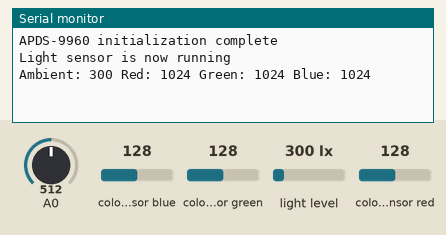
Bench run of a sketch on a simulated Arduino Uno, built with avr-gcc and run on an emulated ATmega328P. On the bench: the last lines printed to the serial monitor. The test bench sets the inputs (shaded band); at power-on: colour sensor blue 128, colour sensor green 128, light level 300 lx, colour sensor red 128, A0 = 512.

Above: at 1.7 s.
1.8 s: colour sensor blue set to 5
At 3.9 s:
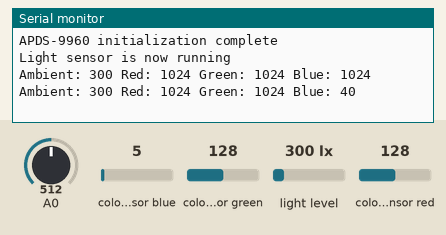
4.5 s: colour sensor green set to 5
At 5.9 s:
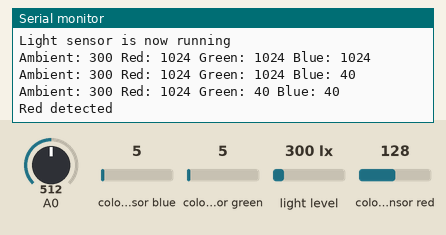
8.0 s: light level set to 40 lx
At 9.1 s:
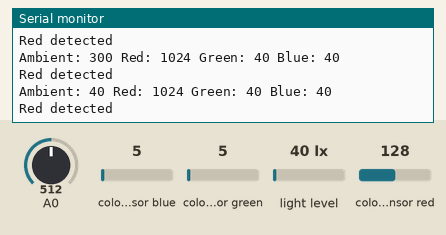
10.7 s: colour sensor red set to 5
At 13.0 s:
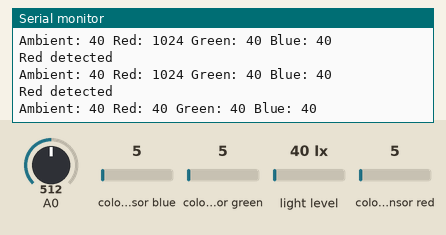
13.4 s: colour sensor green set to 64
At 14.9 s:
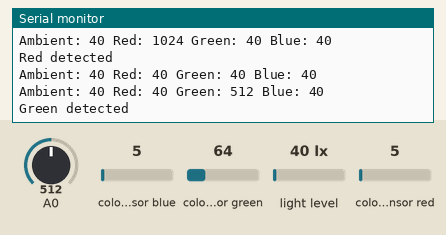
Timing chart, 0 to 16.4 s (numbered marks = the images above; inputs shaded):
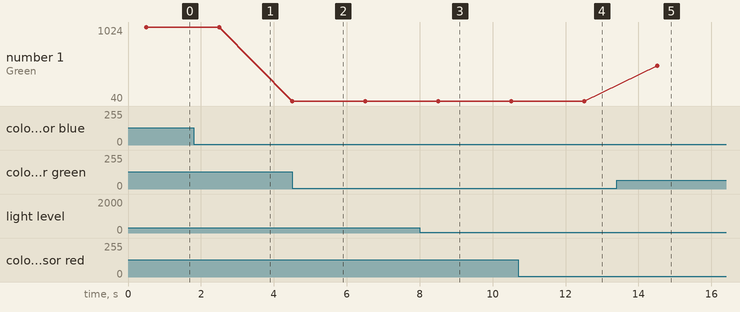

Measured:
- after the input at 1.8 s, the serial monitor: prints a new line after 0.70 s (image 1)
- after the input at 4.5 s, the serial monitor: prints a new line at once (image 2)
- after the input at 8.0 s, the serial monitor: prints a new line after 0.51 s (image 3)
- after the input at 10.7 s, the serial monitor: prints a new line after 1.8 s (image 4)
- after the input at 13.4 s, the serial monitor: prints a new line after 1.1 s (image 5)
- plotted number 1: 40 → 512 after the input at 13.4 s

The sketch:

APDS9960_Color.ino
```cpp
#include <Wire.h>
#include <SparkFun_APDS9960.h>

// Global Variables
SparkFun_APDS9960 apds = SparkFun_APDS9960();
uint16_t ambient_light = 0;
uint16_t red_light = 0;
uint16_t green_light = 0;
uint16_t blue_light = 0;

void setup() {

  // Initialize Serial port
  Serial.begin(9600);
  // Initialize APDS-9960 (configure I2C and initial values)
  if ( apds.init() ) {
    Serial.println(F("APDS-9960 initialization complete"));
  } else {
    Serial.println(F("Something went wrong during APDS-9960 init!"));
  }

  // Start running the APDS-9960 light sensor (no interrupts)
  if ( apds.enableLightSensor(false) ) {
    Serial.println(F("Light sensor is now running"));
  } else {
    Serial.println(F("Something went wrong during light sensor init!"));
  }

  // Wait for initialization and calibration to finish
  delay(500);
}

void loop() {
  int sensorValue = analogRead(A0);
  float voltage = sensorValue * (5.0 / 1023.0);

  // Read the light levels (ambient, red, green, blue)
  if (  !apds.readAmbientLight(ambient_light) ||
        !apds.readRedLight(red_light) ||
        !apds.readGreenLight(green_light) ||
        !apds.readBlueLight(blue_light) ) {
    Serial.println("Error reading light values");
  } else {
    Serial.print("Ambient: ");
    Serial.print(ambient_light);
    Serial.print(" Red: ");
    Serial.print(red_light);
    Serial.print(" Green: ");
    Serial.print(green_light);
    Serial.print(" Blue: ");
    Serial.println(blue_light);

    if(red_light > 230 && green_light < 70 && blue_light < 150) {
    Serial.println("Red detected");
    } else if (red_light < 320 && green_light > 250 && blue_light < 410) {
    Serial.println("Green detected");
    }


  }

  // Wait 1 second before next reading
  delay(2000);
}
```

SparkFunfunctions.ino
```cpp
// (licence header left out)
#ifndef SparkFun_APDS9960_H
#define SparkFun_APDS9960_H

#include <Arduino.h>

/* Debug */
#define DEBUG                   0

/* APDS-9960 I2C address */
#define APDS9960_I2C_ADDR       0x39

/* Gesture parameters */
#define GESTURE_THRESHOLD_OUT   10
#define GESTURE_SENSITIVITY_1   50
#define GESTURE_SENSITIVITY_2   20

/* Error code for returned values */
#define ERROR                   0xFF

/* Acceptable device IDs */
#define APDS9960_ID_1           0xAB
#define APDS9960_ID_2           0x9C

/* Misc parameters */
#define FIFO_PAUSE_TIME         30      // Wait period (ms) between FIFO reads

/* APDS-9960 register addresses */
#define APDS9960_ENABLE         0x80
#define APDS9960_ATIME          0x81
#define APDS9960_WTIME          0x83
#define APDS9960_AILTL          0x84
#define APDS9960_AILTH          0x85
#define APDS9960_AIHTL          0x86
#define APDS9960_AIHTH          0x87
#define APDS9960_PILT           0x89
#define APDS9960_PIHT           0x8B
#define APDS9960_PERS           0x8C
#define APDS9960_CONFIG1        0x8D
#define APDS9960_PPULSE         0x8E
#define APDS9960_CONTROL        0x8F
#define APDS9960_CONFIG2        0x90
#define APDS9960_ID             0x92
#define APDS9960_STATUS         0x93
#define APDS9960_CDATAL         0x94
#define APDS9960_CDATAH         0x95
#define APDS9960_RDATAL         0x96
#define APDS9960_RDATAH         0x97
#define APDS9960_GDATAL         0x98
#define APDS9960_GDATAH         0x99
#define APDS9960_BDATAL         0x9A
#define APDS9960_BDATAH         0x9B
#define APDS9960_PDATA          0x9C
#define APDS9960_POFFSET_UR     0x9D
#define APDS9960_POFFSET_DL     0x9E
#define APDS9960_CONFIG3        0x9F
#define APDS9960_GPENTH         0xA0
#define APDS9960_GEXTH          0xA1
#define APDS9960_GCONF1         0xA2
#define APDS9960_GCONF2         0xA3
#define APDS9960_GOFFSET_U      0xA4
#define APDS9960_GOFFSET_D      0xA5
#define APDS9960_GOFFSET_L      0xA7
#define APDS9960_GOFFSET_R      0xA9
#define APDS9960_GPULSE         0xA6
#define APDS9960_GCONF3         0xAA
#define APDS9960_GCONF4         0xAB
#define APDS9960_GFLVL          0xAE
#define APDS9960_GSTATUS        0xAF
#define APDS9960_IFORCE         0xE4
#define APDS9960_PICLEAR        0xE5
#define APDS9960_CICLEAR        0xE6
#define APDS9960_AICLEAR        0xE7
#define APDS9960_GFIFO_U        0xFC
#define APDS9960_GFIFO_D        0xFD
#define APDS9960_GFIFO_L        0xFE
#define APDS9960_GFIFO_R        0xFF

/* Bit fields */
#define APDS9960_PON            0b00000001
#define APDS9960_AEN            0b00000010
#define APDS9960_PEN            0b00000100
#define APDS9960_WEN            0b00001000
#define APSD9960_AIEN           0b00010000
#define APDS9960_PIEN           0b00100000
#define APDS9960_GEN            0b01000000
#define APDS9960_GVALID         0b00000001

/* Status bit fields */
#define APDS9960_AVALID         0b0000001
#define APDS9960_PVALID         0b0000010
#define APDS9960_GINT           0b0000100
#define APDS9960_AINT           0b0010000
#define APDS9960_PGSAT          0b0100000
#define APDS9960_CPSAT          0b1000000

/* On/Off definitions */
#define OFF                     0
#define ON                      1

/* Acceptable parameters for setMode */
#define POWER                   0
#define AMBIENT_LIGHT           1
#define PROXIMITY               2
#define WAIT                    3
#define AMBIENT_LIGHT_INT       4
#define PROXIMITY_INT           5
#define GESTURE                 6
#define ALL                     7

/* LED Drive values */
#define LED_DRIVE_100MA         0
#define LED_DRIVE_50MA          1
#define LED_DRIVE_25MA          2
#define LED_DRIVE_12_5MA        3

/* Proximity Gain (PGAIN) values */
#define PGAIN_1X                0
#define PGAIN_2X                1
#define PGAIN_4X                2
#define PGAIN_8X                3

/* ALS Gain (AGAIN) values */
#define AGAIN_1X                0
#define AGAIN_4X                1
#define AGAIN_16X               2
#define AGAIN_64X               3

/* Gesture Gain (GGAIN) values */
#define GGAIN_1X                0
#define GGAIN_2X                1
#define GGAIN_4X                2
#define GGAIN_8X                3

/* LED Boost values */
#define LED_BOOST_100           0
#define LED_BOOST_150           1
#define LED_BOOST_200           2
#define LED_BOOST_300           3

/* Gesture wait time values */
#define GWTIME_0MS              0
#define GWTIME_2_8MS            1
#define GWTIME_5_6MS            2
#define GWTIME_8_4MS            3
#define GWTIME_14_0MS           4
#define GWTIME_22_4MS           5
#define GWTIME_30_8MS           6
#define GWTIME_39_2MS           7

/* Default values */
#define DEFAULT_ATIME           219     // 103ms
#define DEFAULT_WTIME           246     // 27ms
#define DEFAULT_PROX_PPULSE     0x87    // 16us, 8 pulses
#define DEFAULT_GESTURE_PPULSE  0x89    // 16us, 10 pulses
#define DEFAULT_POFFSET_UR      0       // 0 offset
#define DEFAULT_POFFSET_DL      0       // 0 offset
#define DEFAULT_CONFIG1         0x60    // No 12x wait (WTIME) factor
#define DEFAULT_LDRIVE          LED_DRIVE_100MA
#define DEFAULT_PGAIN           PGAIN_4X
#define DEFAULT_AGAIN           AGAIN_4X
#define DEFAULT_PILT            0       // Low proximity threshold
#define DEFAULT_PIHT            50      // High proximity threshold
#define DEFAULT_AILT            0xFFFF  // Force interrupt for calibration
#define DEFAULT_AIHT            0
#define DEFAULT_PERS            0x11    // 2 consecutive prox or ALS for int.
#define DEFAULT_CONFIG2         0x01    // No saturation interrupts or LED boost
#define DEFAULT_CONFIG3         0       // Enable all photodiodes, no SAI
#define DEFAULT_GPENTH          40      // Threshold for entering gesture mode
#define DEFAULT_GEXTH           30      // Threshold for exiting gesture mode
#define DEFAULT_GCONF1          0x40    // 4 gesture events for int., 1 for exit
#define DEFAULT_GGAIN           GGAIN_4X
#define DEFAULT_GLDRIVE         LED_DRIVE_100MA
#define DEFAULT_GWTIME          GWTIME_2_8MS
#define DEFAULT_GOFFSET         0       // No offset scaling for gesture mode
#define DEFAULT_GPULSE          0xC9    // 32us, 10 pulses
#define DEFAULT_GCONF3          0       // All photodiodes active during gesture
#define DEFAULT_GIEN            0       // Disable gesture interrupts

/* Direction definitions */
enum {
  DIR_NONE,
  DIR_LEFT,
  DIR_RIGHT,
  DIR_UP,
  DIR_DOWN,
  DIR_NEAR,
  DIR_FAR,
  DIR_ALL
};

/* State definitions */
enum {
  NA_STATE,
  NEAR_STATE,
  FAR_STATE,
  ALL_STATE
};

/* Container for gesture data */
typedef struct gesture_data_type {
    uint8_t u_data[32];
    uint8_t d_data[32];
    uint8_t l_data[32];
    uint8_t r_data[32];
    uint8_t index;
    uint8_t total_gestures;
    uint8_t in_threshold;
    uint8_t out_threshold;
} gesture_data_type;

/* APDS9960 Class */
class SparkFun_APDS9960 {
public:

    /* Initialization methods */
    SparkFun_APDS9960();
    ~SparkFun_APDS9960();
    bool init();
    uint8_t getStatusRegister();
    uint8_t getMode();
    bool setMode(uint8_t mode, uint8_t enable);

    /* Turn the APDS-9960 on and off */
    bool enablePower();
    bool disablePower();

    /* Enable or disable specific sensors */
    bool enableLightSensor(bool interrupts = false);
    bool disableLightSensor();
    bool enableProximitySensor(bool interrupts = false);
    bool disableProximitySensor();
    bool enableGestureSensor(bool interrupts = true);
    bool disableGestureSensor();

    /* LED drive strength control */
    uint8_t getLEDDrive();
    bool setLEDDrive(uint8_t drive);
    uint8_t getGestureLEDDrive();
    bool setGestureLEDDrive(uint8_t drive);

    /* Gain control */
    uint8_t getAmbientLightGain();
    bool setAmbientLightGain(uint8_t gain);
    uint8_t getProximityGain();
    bool setProximityGain(uint8_t gain);
    uint8_t getGestureGain();
    bool setGestureGain(uint8_t gain);

    /* Get and set light interrupt thresholds */
    bool getLightIntLowThreshold(uint16_t &threshold);
    bool setLightIntLowThreshold(uint16_t threshold);
    bool getLightIntHighThreshold(uint16_t &threshold);
    bool setLightIntHighThreshold(uint16_t threshold);

    /* Get and set proximity interrupt thresholds */
    bool getProximityIntLowThreshold(uint8_t &threshold);
    bool setProximityIntLowThreshold(uint8_t threshold);
    bool getProximityIntHighThreshold(uint8_t &threshold);
    bool setProximityIntHighThreshold(uint8_t threshold);

    /* Get and set interrupt enables */
    uint8_t getAmbientLightIntEnable();
    bool setAmbientLightIntEnable(uint8_t enable);
    uint8_t getProximityIntEnable();
    bool setProximityIntEnable(uint8_t enable);
    uint8_t getGestureIntEnable();
    bool setGestureIntEnable(uint8_t enable);

    /* Clear interrupts */
    bool clearAmbientLightInt();
    bool clearProximityInt();

    /* Ambient light methods */
    bool readAmbientLight(uint16_t &val);
    bool readRedLight(uint16_t &val);
    bool readGreenLight(uint16_t &val);
    bool readBlueLight(uint16_t &val);

    /* Proximity methods */
    bool readProximity(uint8_t &val);

    /* Gesture methods */
    bool isGestureAvailable();
    int readGesture();

private:

    /* Gesture processing */
    void resetGestureParameters();
    bool processGestureData();
    bool decodeGesture();

    /* Proximity Interrupt Threshold */
    uint8_t getProxIntLowThresh();
    bool setProxIntLowThresh(uint8_t threshold);
    uint8_t getProxIntHighThresh();
    bool setProxIntHighThresh(uint8_t threshold);

    /* LED Boost Control */
    uint8_t getLEDBoost();
    bool setLEDBoost(uint8_t boost);

    /* Proximity photodiode select */
    uint8_t getProxGainCompEnable();
    bool setProxGainCompEnable(uint8_t enable);
    uint8_t getProxPhotoMask();
    bool setProxPhotoMask(uint8_t mask);

    /* Gesture threshold control */
    uint8_t getGestureEnterThresh();
    bool setGestureEnterThresh(uint8_t threshold);
    uint8_t getGestureExitThresh();
    bool setGestureExitThresh(uint8_t threshold);

    /* Gesture LED, gain, and time control */
    uint8_t getGestureWaitTime();
    bool setGestureWaitTime(uint8_t time);

    /* Gesture mode */
    uint8_t getGestureMode();
    bool setGestureMode(uint8_t mode);

    /* Raw I2C Commands */
    bool wireWriteByte(uint8_t val);
    bool wireWriteDataByte(uint8_t reg, uint8_t val);
    bool wireWriteDataBlock(uint8_t reg, uint8_t *val, unsigned int len);
    bool wireReadDataByte(uint8_t reg, uint8_t &val);
    int wireReadDataBlock(uint8_t reg, uint8_t *val, unsigned int len);

    /* Members */
    gesture_data_type gesture_data_;
    int gesture_ud_delta_;
    int gesture_lr_delta_;
    int gesture_ud_count_;
    int gesture_lr_count_;
    int gesture_near_count_;
    int gesture_far_count_;
    int gesture_state_;
    int gesture_motion_;
};

#endif
```
